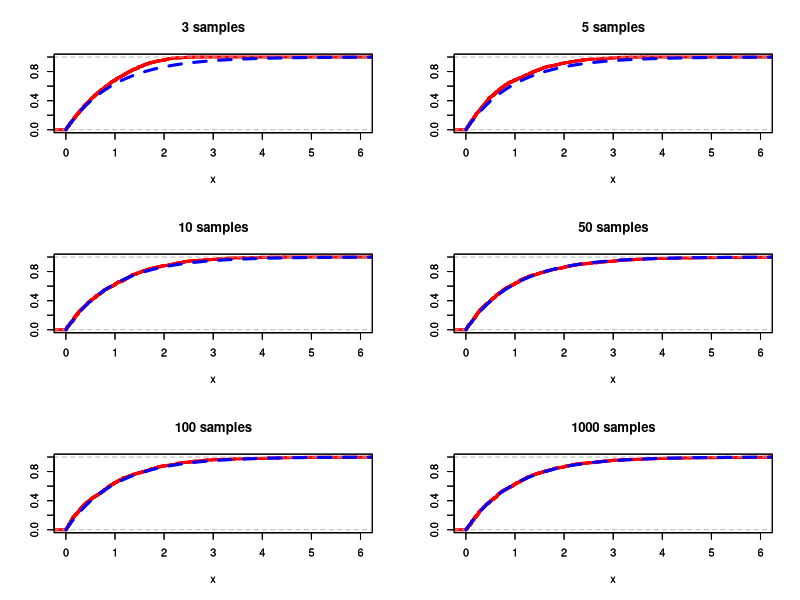
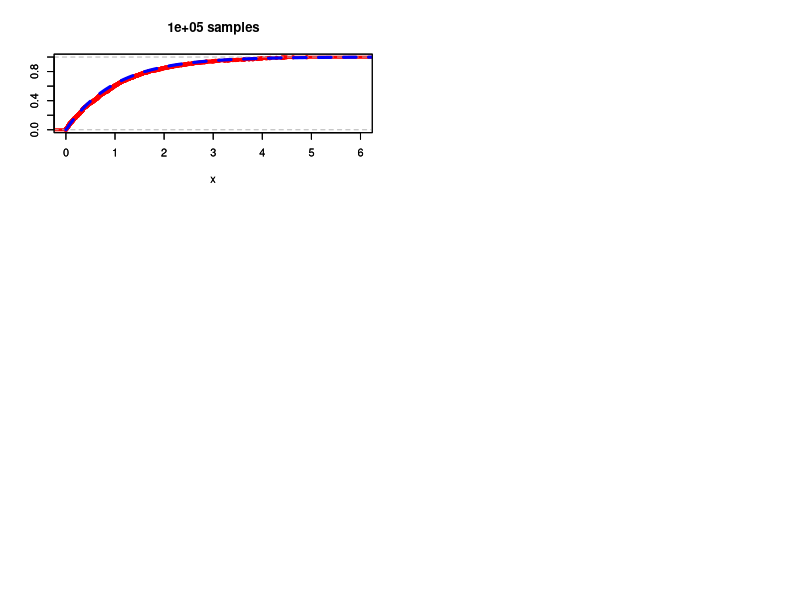

These charts were generated, in order, by the following R code:
#Peter Rosenquist 
#function for simulating minimum of 
#uniform distribution
simMinUnif <- function(n, B){
  Xn <- NULL
  for(i in 1:B){
    data <- runif(n, 0, 1)
    minimum <- min(data)
    Xn <- c(Xn, minimum * n)
  }
  plot(ecdf(Xn), 
       xlim = c(0, 6), 
       ylim = c(0, 1),
       col = "red",
       lwd = 3,
       lty = 1,
       ylab = "",
       main = paste(n, "samples"))
  par(new=TRUE)
  curve(1 - exp(-x),
        xlim = c(0, 6),
        ylim = c(0,1), 
        col = "blue", 
        lwd = 3,
        lty = 2,
        ylab = "",
        from = 0, to = 10
        )
}
n_levels <- c(3,5,10,50,100,1000)
par(mfrow=c(3,2))
for(i in n_levels){
  simMinUnif(i, 1000)
}
#If we take the limit of the cdf of Xn, we see that it converges in
#distribution to the cdf of X, i.e. 1 - exp(-x) 
#      lim n-> inf (1 - (1 - F(x/n))^n) = 1 - exp(-x)
#We see pretty clear convergence as n->inf.  From approximately n >= 50, 
#the empirical cdf and the cdf of X ~ Exp(1) are nearly identical. 
#Bringing in an additional 2 orders of magnitude we see...
simMinUnif(n = 100000, 1000)
